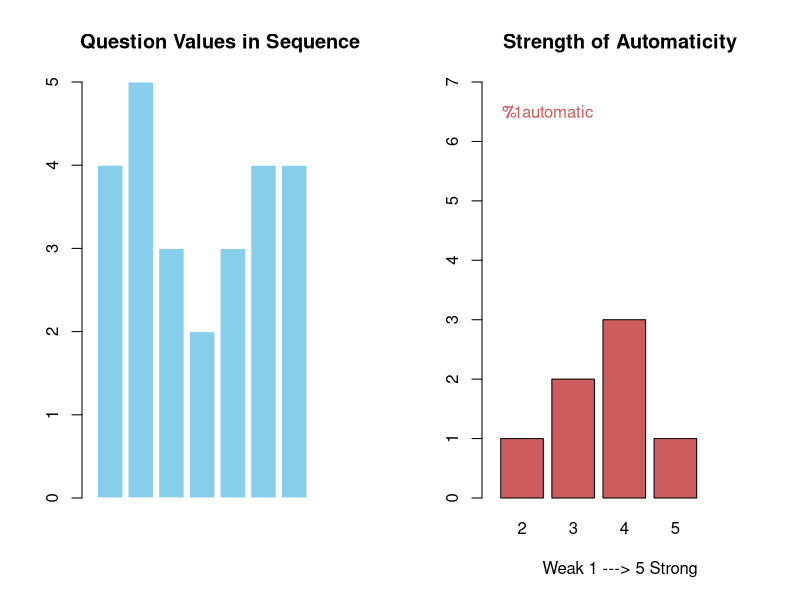
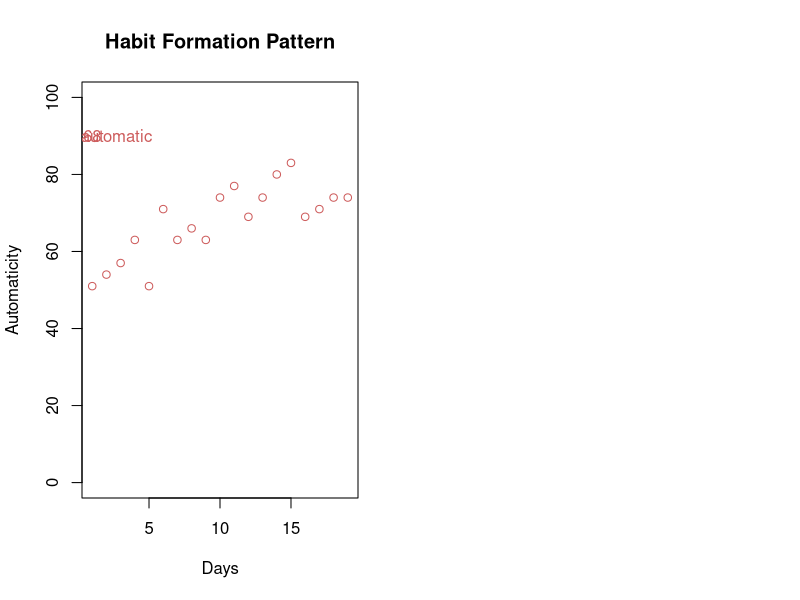
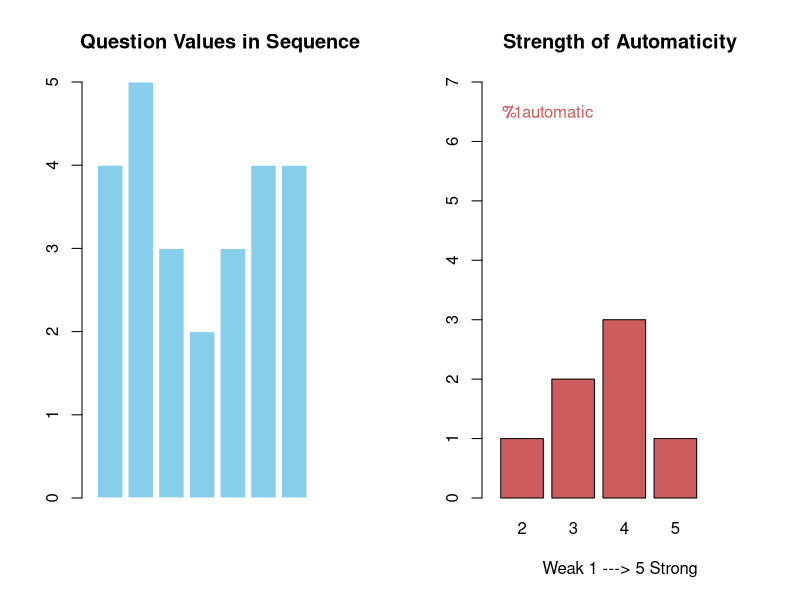
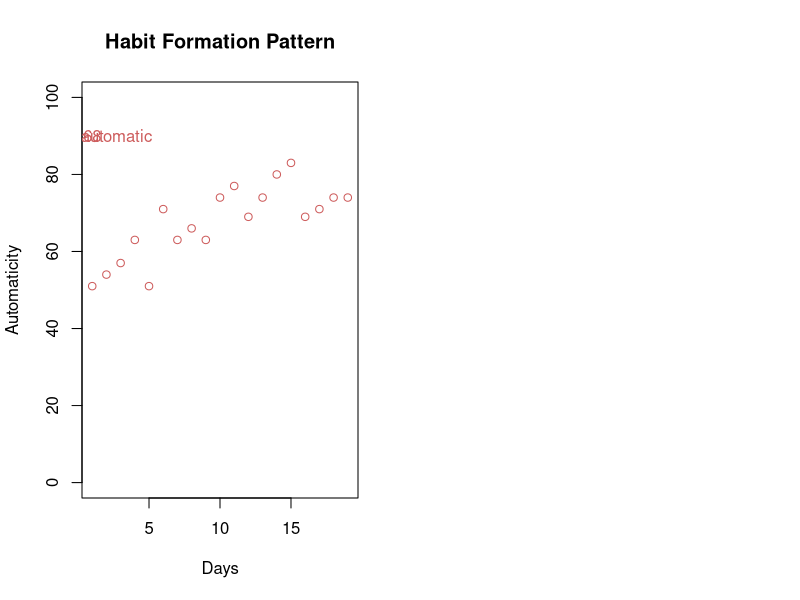

Source code (R) for these figures, in order:
## ---- chunk 1
## r code
x <- c(4,5,3,2,3,4,4) # sample daily entry
par(mfrow=c(1,2))
barplot(x,  col = 'skyblue', border = 'white', xlim = c(0,10), ylim = c(0,5),main = "Question Values in Sequence")
y <- table(x)      
barplot(y, xlim = c(0,6), ylim = c(0,7), col = "indianred",
main = "Strength of Automaticity", xlab = "Weak 1 ---> 5 Strong")
text(0.5,6.5,round(100*sum(x)/35,0), col = "indianred")
text(1.3,6.5,"% automatic", col = "indianred")
        
## ---- chunk 2
## r code
z <- c(18,19,20,22,18,25,22,23,22,26,27,24,26,28,29,24,25,26,26) # sample daily entry
zp <- round(100*z/35,0)
plot(zp,  col = 'indianred', main = "Habit Formation Pattern", ylim = c(0,100), xlab = "Days", ylab = "Automaticity")
text(1,90,round(100*(sum(z)/length(z))/35,0), col = "indianred")
text(2,90,"% automatic", col = "indianred")
        
## ---- chunk 3
## r code
x <- c(4,5,3,2,3,4,4) # sample daily entry
par(mfrow=c(1,2))
barplot(x,  col = 'skyblue', border = 'white', xlim = c(0,10), ylim = c(0,5),main = "Question Values in Sequence")
y <- table(x)      
barplot(y, xlim = c(0,6), ylim = c(0,7), col = "indianred",
main = "Strength of Automaticity", xlab = "Weak 1 ---> 5 Strong")
text(0.5,6.5,round(100*sum(x)/35,0), col = "indianred")
text(1.3,6.5,"% automatic", col = "indianred")
        
## ---- chunk 4
## r code
z <- c(18,19,20,22,18,25,22,23,22,26,27,24,26,28,29,24,25,26,26) # sample daily entry
zp <- round(100*z/35,0)
plot(zp,  col = 'indianred', main = "Habit Formation Pattern", ylim = c(0,100), xlab = "Days", ylab = "Automaticity")
text(1,90,round(100*(sum(z)/length(z))/35,0), col = "indianred")
text(2,90,"% automatic", col = "indianred")
        
